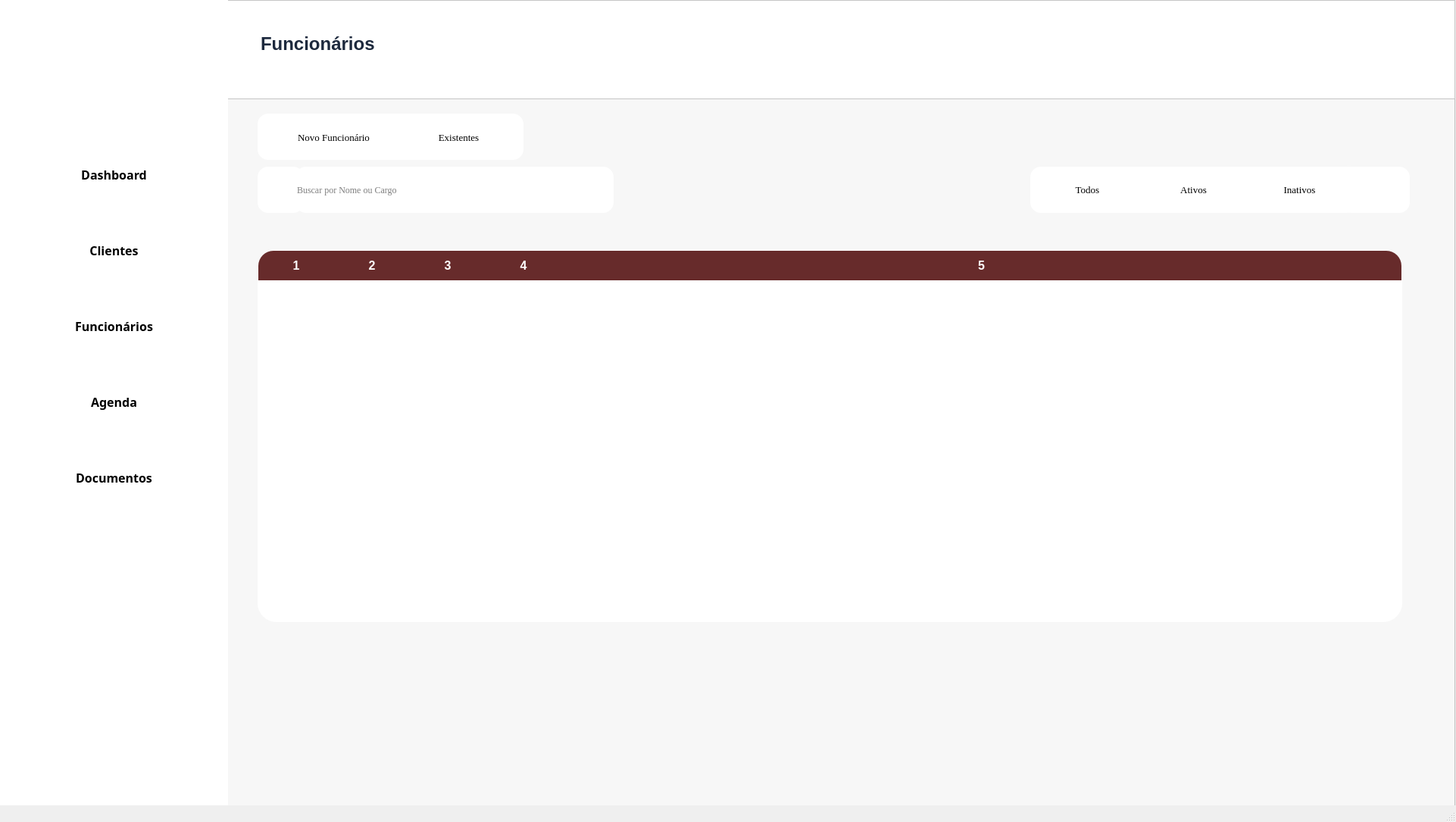
<?xml version="1.0" encoding="UTF-8"?>
<ui version="4.0">
 <class>MainWindow</class>
 <widget class="QMainWindow" name="MainWindow">
  <property name="geometry">
   <rect>
    <x>0</x>
    <y>0</y>
    <width>1922</width>
    <height>1085</height>
   </rect>
  </property>
  <property name="windowTitle">
   <string>MainWindow</string>
  </property>
  <widget class="QWidget" name="centralwidget">
   <widget class="QFrame" name="main_window_funcionario">
    <property name="geometry">
     <rect>
      <x>300</x>
      <y>130</y>
      <width>1621</width>
      <height>951</height>
     </rect>
    </property>
    <property name="toolTip">
     <string/>
    </property>
    <property name="styleSheet">
     <string notr="true">background-color: rgb(247, 247, 247);
</string>
    </property>
    <property name="frameShape">
     <enum>QFrame::StyledPanel</enum>
    </property>
    <property name="frameShadow">
     <enum>QFrame::Raised</enum>
    </property>
    <widget class="QLineEdit" name="lineEdit">
     <property name="geometry">
      <rect>
       <x>90</x>
       <y>90</y>
       <width>420</width>
       <height>61</height>
      </rect>
     </property>
     <property name="font">
      <font>
       <family>Georgia</family>
      </font>
     </property>
     <property name="styleSheet">
      <string notr="true">background-color: white;
border-radius: 14px;</string>
     </property>
     <property name="text">
      <string/>
     </property>
     <property name="placeholderText">
      <string>Buscar por Nome ou Cargo</string>
     </property>
    </widget>
    <widget class="QPushButton" name="pushButton_3">
     <property name="geometry">
      <rect>
       <x>40</x>
       <y>90</y>
       <width>61</width>
       <height>61</height>
      </rect>
     </property>
     <property name="cursor">
      <cursorShape>PointingHandCursor</cursorShape>
     </property>
     <property name="styleSheet">
      <string notr="true">background-color: white;
border-radius: 14px;</string>
     </property>
     <property name="text">
      <string/>
     </property>
     <property name="icon">
      <iconset>
       <normaloff>../Source/lupa.png</normaloff>../Source/lupa.png</iconset>
     </property>
    </widget>
    <widget class="QFrame" name="frame_4">
     <property name="geometry">
      <rect>
       <x>40</x>
       <y>20</y>
       <width>351</width>
       <height>61</height>
      </rect>
     </property>
     <property name="styleSheet">
      <string notr="true">background-color: white;
border-radius: 14px;</string>
     </property>
     <property name="frameShape">
      <enum>QFrame::StyledPanel</enum>
     </property>
     <property name="frameShadow">
      <enum>QFrame::Raised</enum>
     </property>
     <widget class="QPushButton" name="pushButton_2">
      <property name="geometry">
       <rect>
        <x>200</x>
        <y>11</y>
        <width>131</width>
        <height>41</height>
       </rect>
      </property>
      <property name="font">
       <font>
        <family>Georgia</family>
        <pointsize>10</pointsize>
       </font>
      </property>
      <property name="text">
       <string>Existentes</string>
      </property>
      <property name="icon">
       <iconset>
        <normaloff>../Source/utilizador.png</normaloff>../Source/utilizador.png</iconset>
      </property>
      <property name="iconSize">
       <size>
        <width>20</width>
        <height>20</height>
       </size>
      </property>
     </widget>
     <widget class="QPushButton" name="pushButton">
      <property name="geometry">
       <rect>
        <x>20</x>
        <y>11</y>
        <width>161</width>
        <height>41</height>
       </rect>
      </property>
      <property name="font">
       <font>
        <family>Georgia</family>
        <pointsize>10</pointsize>
       </font>
      </property>
      <property name="text">
       <string>Novo Funcionário</string>
      </property>
      <property name="icon">
       <iconset>
        <normaloff>../Source/botao-adicionar.png</normaloff>../Source/botao-adicionar.png</iconset>
      </property>
      <property name="iconSize">
       <size>
        <width>20</width>
        <height>20</height>
       </size>
      </property>
     </widget>
    </widget>
    <widget class="QFrame" name="frame_5">
     <property name="geometry">
      <rect>
       <x>1060</x>
       <y>90</y>
       <width>431</width>
       <height>61</height>
      </rect>
     </property>
     <property name="styleSheet">
      <string notr="true">background-color: white;
border-radius: 14px;</string>
     </property>
     <property name="frameShape">
      <enum>QFrame::StyledPanel</enum>
     </property>
     <property name="frameShadow">
      <enum>QFrame::Raised</enum>
     </property>
     <widget class="QPushButton" name="pushButton_5">
      <property name="geometry">
       <rect>
        <x>10</x>
        <y>10</y>
        <width>131</width>
        <height>41</height>
       </rect>
      </property>
      <property name="font">
       <font>
        <family>Georgia</family>
        <pointsize>10</pointsize>
       </font>
      </property>
      <property name="text">
       <string>Todos</string>
      </property>
      <property name="icon">
       <iconset>
        <normaloff>../do-utilizador.png</normaloff>../do-utilizador.png</iconset>
      </property>
     </widget>
     <widget class="QPushButton" name="pushButton_4">
      <property name="geometry">
       <rect>
        <x>150</x>
        <y>10</y>
        <width>131</width>
        <height>41</height>
       </rect>
      </property>
      <property name="font">
       <font>
        <family>Georgia</family>
        <pointsize>10</pointsize>
       </font>
      </property>
      <property name="text">
       <string>Ativos</string>
      </property>
      <property name="icon">
       <iconset>
        <normaloff>../do-utilizador.png</normaloff>../do-utilizador.png</iconset>
      </property>
     </widget>
     <widget class="QPushButton" name="pushButton_6">
      <property name="geometry">
       <rect>
        <x>290</x>
        <y>10</y>
        <width>131</width>
        <height>41</height>
       </rect>
      </property>
      <property name="font">
       <font>
        <family>Georgia</family>
        <pointsize>10</pointsize>
       </font>
      </property>
      <property name="text">
       <string>Inativos</string>
      </property>
      <property name="icon">
       <iconset>
        <normaloff>../do-utilizador.png</normaloff>../do-utilizador.png</iconset>
      </property>
     </widget>
    </widget>
    <widget class="QPushButton" name="pushButton_7">
     <property name="geometry">
      <rect>
       <x>1470</x>
       <y>90</y>
       <width>91</width>
       <height>61</height>
      </rect>
     </property>
     <property name="font">
      <font>
       <pointsize>5</pointsize>
      </font>
     </property>
     <property name="styleSheet">
      <string notr="true">background-color: white;
border-radius: 14px;</string>
     </property>
     <property name="text">
      <string/>
     </property>
     <property name="icon">
      <iconset>
       <normaloff>../Source/filtro.png</normaloff>../Source/filtro.png</iconset>
     </property>
     <property name="iconSize">
      <size>
       <width>25</width>
       <height>25</height>
      </size>
     </property>
    </widget>
    <widget class="QTableWidget" name="tableWidget">
     <property name="geometry">
      <rect>
       <x>40</x>
       <y>200</y>
       <width>1511</width>
       <height>491</height>
      </rect>
     </property>
     <property name="font">
      <font>
       <family>Georgia</family>
       <pointsize>12</pointsize>
       <weight>50</weight>
       <bold>false</bold>
      </font>
     </property>
     <property name="layoutDirection">
      <enum>Qt::LeftToRight</enum>
     </property>
     <property name="styleSheet">
      <string notr="true">QHeaderView::section {
	font-family: &quot;MS Shell Dlg 2&quot;;
    font-size: 16px;
    font-weight: bold;
    color: white;
    background-color: rgb(103, 43, 43);
    color: white;
    border: none;
	padding: 8px;
}
QHeaderView::section:first {
	border-top-left-radius: 20px;  /* Canto superior esquerdo */
    border-top-right-radius: 0px;
    border-bottom-left-radius: 0px;
    border-bottom-right-radius: 0px;
}
QHeaderView::section:last {
	border-top-left-radius: 0px;
    border-top-right-radius: 20px;
    border-bottom-left-radius: 0px;
    border-bottom-right-radius: 0px;
}
QTableWidget {
    border: none;
    border-radius: 25px;
    background-color: white;
    /* Necessário para o fundo arredondar corretamente */
    padding: 1px;
}
QTableWidget::section:first {
	font-family: &quot;Times New Roman&quot;;
    font-size: 12px;
	font-weight: bold;
    color: black;
}
QTableWidget::section:second, third {
	font-family: &quot;Times New Roman&quot;;
    font-size: 10px;
    color: rgb(152, 152, 152);
}
QTableWidget::section:last {
	font-family: &quot;Times New Roman&quot;;
    font-size: 12px;
	font-weight: bold;
    color: black;
}</string>
     </property>
     <property name="editTriggers">
      <set>QAbstractItemView::NoEditTriggers</set>
     </property>
     <property name="alternatingRowColors">
      <bool>true</bool>
     </property>
     <property name="sortingEnabled">
      <bool>true</bool>
     </property>
     <property name="columnCount">
      <number>5</number>
     </property>
     <attribute name="horizontalHeaderVisible">
      <bool>true</bool>
     </attribute>
     <attribute name="horizontalHeaderStretchLastSection">
      <bool>true</bool>
     </attribute>
     <attribute name="verticalHeaderVisible">
      <bool>false</bool>
     </attribute>
     <column/>
     <column/>
     <column/>
     <column/>
     <column/>
    </widget>
    <zorder>pushButton_3</zorder>
    <zorder>lineEdit</zorder>
    <zorder>frame_4</zorder>
    <zorder>frame_5</zorder>
    <zorder>pushButton_7</zorder>
    <zorder>tableWidget</zorder>
   </widget>
   <widget class="QFrame" name="frame_2">
    <property name="geometry">
     <rect>
      <x>0</x>
      <y>0</y>
      <width>1921</width>
      <height>131</height>
     </rect>
    </property>
    <property name="styleSheet">
     <string notr="true">background-color: rgb(255,255,255);</string>
    </property>
    <property name="frameShape">
     <enum>QFrame::StyledPanel</enum>
    </property>
    <property name="frameShadow">
     <enum>QFrame::Raised</enum>
    </property>
    <widget class="QTextBrowser" name="textBrowser_2">
     <property name="geometry">
      <rect>
       <x>340</x>
       <y>40</y>
       <width>256</width>
       <height>51</height>
      </rect>
     </property>
     <property name="autoFillBackground">
      <bool>false</bool>
     </property>
     <property name="styleSheet">
      <string notr="true">border: 0px;
color:rgb(29, 41, 61);</string>
     </property>
     <property name="html">
      <string>&lt;!DOCTYPE HTML PUBLIC &quot;-//W3C//DTD HTML 4.0//EN&quot; &quot;http://www.w3.org/TR/REC-html40/strict.dtd&quot;&gt;
&lt;html&gt;&lt;head&gt;&lt;meta name=&quot;qrichtext&quot; content=&quot;1&quot; /&gt;&lt;style type=&quot;text/css&quot;&gt;
p, li { white-space: pre-wrap; }
&lt;/style&gt;&lt;/head&gt;&lt;body style=&quot; font-family:'MS Shell Dlg 2'; font-size:7.8pt; font-weight:400; font-style:normal;&quot;&gt;
&lt;p style=&quot; margin-top:0px; margin-bottom:0px; margin-left:0px; margin-right:0px; -qt-block-indent:0; text-indent:0px;&quot;&gt;&lt;span style=&quot; font-size:18pt; font-weight:600;&quot;&gt;Funcionários&lt;/span&gt;&lt;/p&gt;&lt;/body&gt;&lt;/html&gt;</string>
     </property>
    </widget>
   </widget>
   <widget class="QFrame" name="menu_lateral">
    <property name="geometry">
     <rect>
      <x>0</x>
      <y>0</y>
      <width>301</width>
      <height>1081</height>
     </rect>
    </property>
    <property name="styleSheet">
     <string notr="true">background-color: rgb(255,255,255);
border: 1px;
box-shadow: 5px 5px 5px;
border-color:  rgb(149, 149, 149);</string>
    </property>
    <widget class="QPushButton" name="btn_abrir_dashboard_menu">
     <property name="geometry">
      <rect>
       <x>20</x>
       <y>200</y>
       <width>261</width>
       <height>61</height>
      </rect>
     </property>
     <property name="font">
      <font>
       <family>Segoe UI Semibold</family>
       <pointsize>12</pointsize>
       <weight>75</weight>
       <bold>true</bold>
      </font>
     </property>
     <property name="cursor">
      <cursorShape>PointingHandCursor</cursorShape>
     </property>
     <property name="layoutDirection">
      <enum>Qt::LeftToRight</enum>
     </property>
     <property name="styleSheet">
      <string notr="true">text-align: left;
color: rgb(139, 139, 139);
padding-left: 10px;
border-radius:10px;
hover-color {
	background-color:rgb(254, 242, 242 solid);
	color:rgb(159, 7, 18);
}</string>
     </property>
     <property name="text">
      <string>Dashboard</string>
     </property>
     <property name="icon">
      <iconset>
       <normaloff>../Source/dashboard.png</normaloff>../Source/dashboard.png</iconset>
     </property>
     <property name="iconSize">
      <size>
       <width>50</width>
       <height>50</height>
      </size>
     </property>
    </widget>
    <widget class="QPushButton" name="btn_abrir_cliente_menu">
     <property name="geometry">
      <rect>
       <x>20</x>
       <y>300</y>
       <width>261</width>
       <height>61</height>
      </rect>
     </property>
     <property name="font">
      <font>
       <family>Segoe UI Semibold</family>
       <pointsize>12</pointsize>
       <weight>75</weight>
       <bold>true</bold>
      </font>
     </property>
     <property name="cursor">
      <cursorShape>PointingHandCursor</cursorShape>
     </property>
     <property name="styleSheet">
      <string notr="true">text-align: left;
color: rgb(139, 139, 139);
padding-left: 10px;
border-radius:10px;
hover-color {
	background-color:rgb(254, 242, 242 solid);
	color:rgb(159, 7, 18);
}</string>
     </property>
     <property name="text">
      <string>Clientes</string>
     </property>
     <property name="icon">
      <iconset>
       <normaloff>../Source/cliente.png</normaloff>../Source/cliente.png</iconset>
     </property>
     <property name="iconSize">
      <size>
       <width>40</width>
       <height>40</height>
      </size>
     </property>
    </widget>
    <widget class="QPushButton" name="btn_abrir_funcionario_menu">
     <property name="geometry">
      <rect>
       <x>20</x>
       <y>400</y>
       <width>261</width>
       <height>61</height>
      </rect>
     </property>
     <property name="font">
      <font>
       <family>Segoe UI Semibold</family>
       <pointsize>12</pointsize>
       <weight>75</weight>
       <bold>true</bold>
      </font>
     </property>
     <property name="cursor">
      <cursorShape>PointingHandCursor</cursorShape>
     </property>
     <property name="styleSheet">
      <string notr="true">text-align: left;
color: rgb(139, 139, 139);
padding-left: 10px;
border-radius:10px;
hover-color {
	background-color:rgb(254, 242, 242 solid);
	color:rgb(159, 7, 18);
}</string>
     </property>
     <property name="text">
      <string>Funcionários</string>
     </property>
     <property name="icon">
      <iconset>
       <normaloff>../Source/funcionarios.png</normaloff>../Source/funcionarios.png</iconset>
     </property>
     <property name="iconSize">
      <size>
       <width>40</width>
       <height>40</height>
      </size>
     </property>
    </widget>
    <widget class="QPushButton" name="btn_abrir_agenda_menu">
     <property name="geometry">
      <rect>
       <x>20</x>
       <y>500</y>
       <width>261</width>
       <height>61</height>
      </rect>
     </property>
     <property name="font">
      <font>
       <family>Segoe UI Semibold</family>
       <pointsize>12</pointsize>
       <weight>75</weight>
       <bold>true</bold>
      </font>
     </property>
     <property name="cursor">
      <cursorShape>PointingHandCursor</cursorShape>
     </property>
     <property name="styleSheet">
      <string notr="true">text-align: left;
color: rgb(139, 139, 139);
padding-left: 10px;
border-radius:10px;
hover-color {
	background-color:rgb(254, 242, 242 solid);
	color:rgb(159, 7, 18);
}</string>
     </property>
     <property name="text">
      <string>Agenda</string>
     </property>
     <property name="icon">
      <iconset>
       <normaloff>../Source/agenda.png</normaloff>../Source/agenda.png</iconset>
     </property>
     <property name="iconSize">
      <size>
       <width>50</width>
       <height>50</height>
      </size>
     </property>
    </widget>
    <widget class="QPushButton" name="btn_abrir_documento_menu">
     <property name="geometry">
      <rect>
       <x>20</x>
       <y>600</y>
       <width>261</width>
       <height>61</height>
      </rect>
     </property>
     <property name="font">
      <font>
       <family>Segoe UI Semibold</family>
       <pointsize>12</pointsize>
       <weight>75</weight>
       <bold>true</bold>
      </font>
     </property>
     <property name="cursor">
      <cursorShape>PointingHandCursor</cursorShape>
     </property>
     <property name="styleSheet">
      <string notr="true">text-align: left;
color: rgb(139, 139, 139);
padding-left: 10px;
border-radius:10px;
hover-color {
	background-color:rgb(254, 242, 242 solid);
	color:rgb(159, 7, 18);
}</string>
     </property>
     <property name="text">
      <string>Documentos</string>
     </property>
     <property name="icon">
      <iconset>
       <normaloff>../Source/documentos.png</normaloff>../Source/documentos.png</iconset>
     </property>
     <property name="iconSize">
      <size>
       <width>50</width>
       <height>50</height>
      </size>
     </property>
    </widget>
    <widget class="QLabel" name="logo">
     <property name="geometry">
      <rect>
       <x>40</x>
       <y>10</y>
       <width>191</width>
       <height>181</height>
      </rect>
     </property>
     <property name="text">
      <string notr="true"/>
     </property>
     <property name="pixmap">
      <pixmap>../Source/Cenicos.jpg</pixmap>
     </property>
     <property name="scaledContents">
      <bool>true</bool>
     </property>
    </widget>
   </widget>
  </widget>
  <widget class="QStatusBar" name="statusbar"/>
 </widget>
 <resources/>
 <connections/>
</ui>
